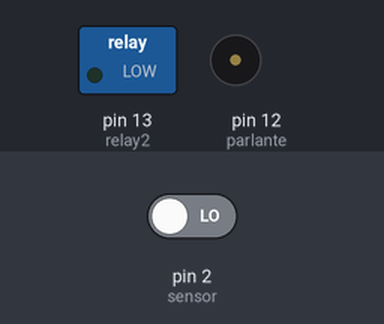
Bench run of a sketch on a simulated Arduino Uno, built with avr-gcc and run on an emulated ATmega328P. Parts: switched loads named in the sketch (green lamp = pin HIGH), buzzer (waves = sounding). The test bench sets the inputs (shaded band); at power-on: pin 2 (sensor) LOW. What the sketch prints to the serial monitor is not drawn.

Above: at 1.2 s.
1.3 s: pin 2 (sensor) driven HIGH
At 2.0 s:
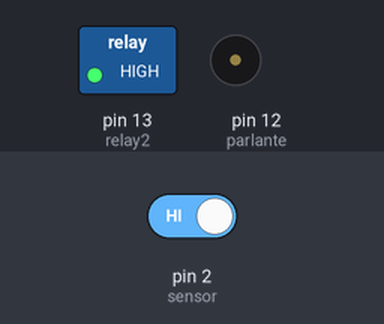
At 2.7 s:
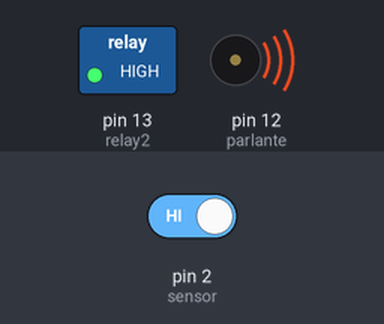
Timing chart, 0 to 9.8 s (numbered marks = the images above; inputs shaded):
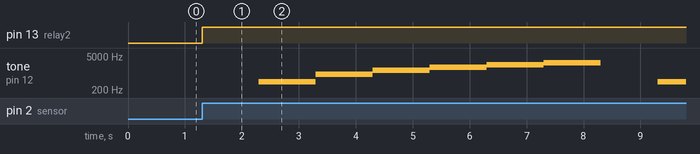

The sketch:

sensorMovimiento.ino
```cpp
/*
    Arduino with PIR motion sensor
    For complete project details, visit: http://RandomNerdTutorials.com/pirsensor
    Modified by Rui Santos based on PIR sensor by Limor Fried
*/

int relay2 = 13;                // the pin that the LED is atteched to
int parlante = 12;           // pin to parlante
int sensor = 2;              // the pin that the sensor is atteched to
int state = LOW;             // by default, no motion detected
int val = 0;                 // variable to store the sensor status (value)
int freq = 440;               // frecuencia para el parlante
int duration = 1000;          // Duracion de sonido para el parlante

void setup() {
  pinMode(relay2, OUTPUT);      // initalize LED as an output
  pinMode(sensor, INPUT);    // initialize sensor as an input
  pinMode(parlante,OUTPUT); // Initialize parlante
  Serial.begin(9600);        // initialize serial
}

void loop(){
  val = digitalRead(sensor);   // read sensor value
  if (val == HIGH)
  {
      for(int i=0; i<7 ; i++)
      {
        digitalWrite(relay2, HIGH);   // turn LED ON
        tone(parlante, freq*i, duration);
        delay(duration);
        digitalWrite(relay2, LOW);   // turn LED ON
        noTone(parlante);
      }

    if (state == LOW) {
      Serial.println("Motion detected!");
      state = HIGH;       // update variable state to HIGH
    }
  }
  else {
      digitalWrite(relay2, LOW); // turn LED OFF

      if (state == HIGH){
        Serial.println("Motion stopped!");
        state = LOW;       // update variable state to LOW
    }
  }
}
```

Measured:
- after the input at 1.3 s, pin 13 (relay2): LOW → HIGH at once; tone on pin 12 (parlante): plays 440 Hz for 1.0 s, 880 Hz for 1.0 s, 1320 Hz for 1.0 s, 1760 Hz for 1.0 s, 2200 Hz for 1.0 s, 2640 Hz for 1.0 s … (7 notes in this stretch), starting after 1.0 s
